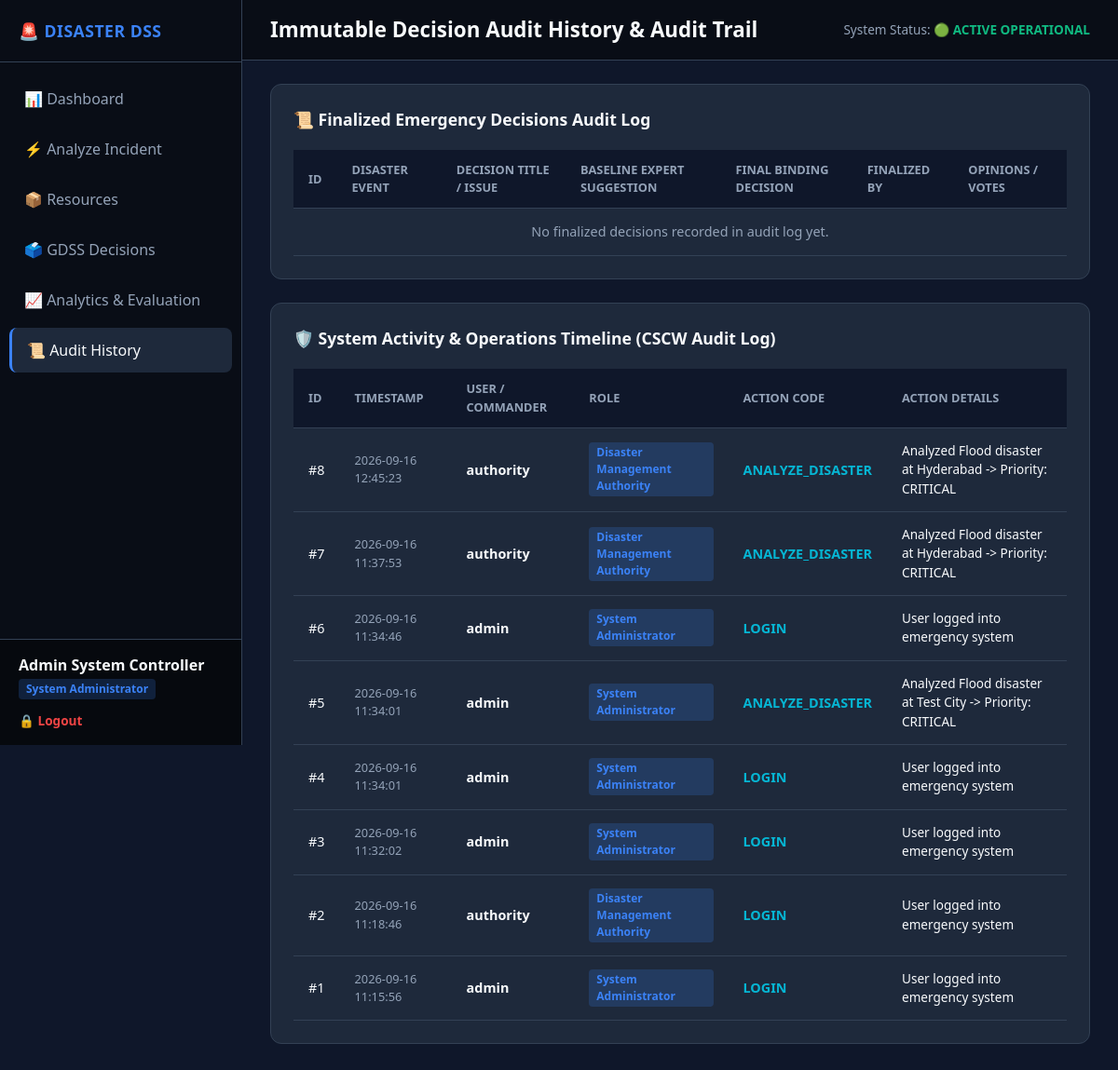
Screenshot of /history (signed in) with the database file from the repository.
### tables this page shows
CREATE TABLE activity_logs (
            id INTEGER PRIMARY KEY AUTOINCREMENT,
            user_id INTEGER,
            username TEXT NOT NULL,
            role TEXT NOT NULL,
            action TEXT NOT NULL,
            details TEXT,
            timestamp TEXT
        );

### app/routes/gdss_routes.py (the view, shortened to what this page needs)
@gdss_bp.route("/history")
@login_required
def history():
    conn = get_db()
    finalized_decisions = conn.execute("""
        SELECT g.*, d.disaster_type, d.location
        FROM gdss_decisions g
        JOIN disasters d ON g.disaster_id = d.id
        WHERE g.status = 'FINALIZED'
        ORDER BY g.id DESC
    """).fetchall()
    history_list = []
    all_logs = conn.execute("SELECT * FROM activity_logs ORDER BY id DESC LIMIT 100").fetchall()
    conn.close()
    return render_template("history.html", history_list=history_list, logs=all_logs)

### app/db.py (called while the page is built)
def get_db():
    conn = sqlite3.connect(DATABASE_PATH, timeout=30.0)
    try:
        conn.execute("PRAGMA journal_mode=WAL;")
    except Exception:
        pass
    conn.row_factory = sqlite3.Row
    return conn

### app/routes/auth_routes.py (called while the page is built)
def login_required(f):
    @wraps(f)
    def decorated_function(*args, **kwargs):
        if "user_id" not in session:
            flash("Please log in to access this page.", "warning")
            return redirect(url_for("auth.login"))
        return f(*args, **kwargs)
    return decorated_function

### app/templates/history.html (shortened to what this page needs)
{% extends "base.html" %}
{% block header_title %}Immutable Decision Audit History & Audit Trail{% endblock %}
{% block content %}
<div class="card">
    <div class="card-header">
        <div class="card-title">📜 Finalized Emergency Decisions Audit Log</div>
    </div>
    <table>
        <thead>
            <tr>
                <th>ID</th>
                <th>Disaster Event</th>
                <th>Decision Title / Issue</th>
                <th>Baseline Expert Suggestion</th>
                <th>Final Binding Decision</th>
                <th>Finalized By</th>
                <th>Opinions / Votes</th>
            </tr>
        </thead>
        <tbody>
            {% for h in history_list %}
            {% set d = h.details %}
            <tr>
                <td><strong>#{{ d.id }}</strong></td>
                <td>{{ d.disaster_type }} ({{ d.location }})</td>
                <td><strong>{{ d.title }}</strong></td>
                <td style="font-size: 0.85rem; color: var(--primary);">{{ d.expert_recommendation or 'N/A' }}</td>
                <td style="color: var(--success); font-weight: 700;">{{ d.final_decision }}</td>
                <td><span class="role-badge">{{ d.finalized_by }}</span></td>
                <td style="font-size: 0.85rem;">
                    {{ h.opinions_count }} opinions | <strong>{{ h.votes_count }} votes</strong>
                </td>
            </tr>
            {% else %}
            <tr>
                <td colspan="7" style="text-align: center; color: var(--text-muted);">No finalized decisions recorded in audit log yet.</td>
            </tr>
            {% endfor %}
        </tbody>
    </table>
</div>
<div class="card">
    <div class="card-header">
        <div class="card-title">🛡️ System Activity & Operations Timeline (CSCW Audit Log)</div>
    </div>
    <table>
        <thead>
            <tr>
                <th>ID</th>
                <th>Timestamp</th>
                <th>User / Commander</th>
                <th>Role</th>
                <th>Action Code</th>
                <th>Action Details</th>
            </tr>
        </thead>
        <tbody>
            {% for log in logs %}
            <tr>
                <td>#{{ log.id }}</td>
                <td style="font-size: 0.8rem; color: var(--text-muted);">{{ log.timestamp }}</td>
                <td><strong>{{ log.username }}</strong></td>
                <td><span class="role-badge">{{ log.role }}</span></td>
                <td><strong style="color: var(--info);">{{ log.action }}</strong></td>
                <td style="font-size: 0.85rem; color: var(--text-main);">{{ log.details }}</td>
            </tr>
            {% else %}
            <tr>
                <td colspan="6" style="text-align: center; color: var(--text-muted);">No activity logs found.</td>
            </tr>
            {% endfor %}
        </tbody>
    </table>
</div>
{% endblock %}

### app/static/css/style.css (style rules this page uses)
:root { --bg-main: #0f172a; --bg-card: #1e293b; --bg-card-hover: #334155; --text-main: #f8fafc; --text-muted: #94a3b8; --primary: #3b82f6; --primary-hover: #2563eb; --danger: #ef4444; --warning: #f59e0b; --success: #10b981; --info: #06b6d4; --border: #334155; --sidebar-width: 260px; }
* { box-sizing: border-box; margin: 0; padding: 0; }
body { font-family: 'Segoe UI', system-ui, -apple-system, sans-serif; background-color: var(--bg-main); color: var(--text-main); line-height: 1.5; display: flex; min-height: 100vh; }
.role-badge { display: inline-block; padding: 2px 8px; border-radius: 4px; font-size: 0.75rem; font-weight: 600; background: rgba(59, 130, 246, 0.2); color: var(--primary); }
.card { background: var(--bg-card); border: 1px solid var(--border); border-radius: 12px; padding: 24px; margin-bottom: 25px; }
.card-header { display: flex; justify-content: space-between; align-items: center; margin-bottom: 20px; }
.card-title { font-size: 1.1rem; font-weight: 700; color: var(--text-main); }
table { width: 100%; border-collapse: collapse; margin-top: 10px; }
th { background: #0f172a; color: var(--text-muted); font-size: 0.8rem; text-transform: uppercase; padding: 12px 16px; text-align: left; border-bottom: 1px solid var(--border); }
td { padding: 14px 16px; border-bottom: 1px solid var(--border); font-size: 0.9rem; }

### rows the page displays
activity_logs: id "8", timestamp "2026-09-16 12:45:23", username "authority", role "Disaster Management Authority", action "ANALYZE_DISASTER", details "Analyzed Flood disaster at Hyderabad -> Priority: CRITICAL"
activity_logs: id "7", timestamp "2026-09-16 11:37:53", username "authority", role "Disaster Management Authority", action "ANALYZE_DISASTER", details "Analyzed Flood disaster at Hyderabad -> Priority: CRITICAL"
activity_logs: id "6", timestamp "2026-09-16 11:34:46", username "admin", role "System Administrator", action "LOGIN", details "User logged into emergency system"
activity_logs: id "5", timestamp "2026-09-16 11:34:01", username "admin", role "System Administrator", action "ANALYZE_DISASTER", details "Analyzed Flood disaster at Test City -> Priority: CRITICAL"
activity_logs: id "4", timestamp "2026-09-16 11:34:01", username "admin", role "System Administrator", action "LOGIN", details "User logged into emergency system"
activity_logs: id "3", timestamp "2026-09-16 11:32:02", username "admin", role "System Administrator", action "LOGIN", details "User logged into emergency system"
activity_logs: id "2", timestamp "2026-09-16 11:18:46", username "authority", role "Disaster Management Authority", action "LOGIN", details "User logged into emergency system"
activity_logs: id "1", timestamp "2026-09-16 11:15:56", username "admin", role "System Administrator", action "LOGIN", details "User logged into emergency system"

### other values shown
{{ session.get('full_name') }} "Admin System Controller"
{{ session.get('role') }} "System Administrator"
